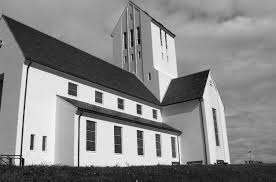
#> input picture Assignments/Assignment 3/image1.png, 276 x 182 px, found by its file name
$ jupyter execute '4442 Assignment 3 - hpate269.ipynb'
#> lines starting #> are read from the running program, lines starting #| are printed output that depends on the picture; after the words box and inside, x2 and y2 are one past the last pixel; in counts of white or black regions, pixels touching at a corner belong together
### 1. Edge Detection

(a) Implement convolution process of smoothing Image 1 with a 5 x 5 Gaussian Filter with $\sigma$ = 1 and 2 , plot the corresponding output images.

[cell 1]
import numpy as np
import matplotlib.pyplot as plt
from PIL import Image

def convolution(input_image, filter_kernel):
    image_height, image_width = input_image.shape
    kernel_size = filter_kernel.shape[0]
    pad_size = kernel_size // 2
    padded_image = np.pad(input_image, pad_width=pad_size, mode='constant', constant_values=0)
    convolved_image = np.zeros_like(input_image, dtype=np.float64)
    for row in range(image_height):
        for col in range(image_width):
            region = padded_image[row:row + kernel_size, col:col + kernel_size]
            convolved_image[row, col] = np.sum(region * filter_kernel)
    return convolved_image

def gaussian_kernel_2d(k_size, sigma_val):
    kernel_matrix = np.zeros((k_size, k_size), dtype=np.float64)
    midpoint = k_size // 2

    for row in range(k_size):
        for col in range(k_size):
            delta_x = row - midpoint
            delta_y = col - midpoint
            kernel_matrix[row, col] = np.exp(-(delta_x**2 + delta_y**2) / (2 * sigma_val ** 2))

    kernel_matrix /= kernel_matrix.sum()
    return kernel_matrix

image = Image.open("image1.png").convert("L")
#> image is the input picture: PIL image 276x182 L; min 0, max 255, mean 136.9
image_array = np.array(image, dtype=np.float64)

sigma_values = [1.0, 2.0]
smoothed_images = []

for sigma in sigma_values:
    kernel = gaussian_kernel_2d(5, sigma)
    smoothed_images.append(convolution(image_array, kernel))
#> this loop made 2 passes
#> pass 1, in convolution, `padded_image = np.pad(input_image, pad_width=pad_size, mode='constant'..`:
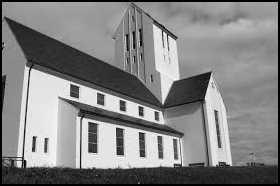
#> padded_image: shape (186, 280) float64; min 0, max 255, mean 132
#> after the loop, smoothed_images = 2 items

fig, axes = plt.subplots(1, 2, figsize=(12, 5))
for idx, (sigma, smoothed_image) in enumerate(zip(sigma_values, smoothed_images)):
    axes[idx].imshow(smoothed_image, cmap='gray')
    axes[idx].set_title(f"Gaussian Smoothed (σ={sigma})")
    axes[idx].axis('off')
#> this loop made 2 passes
#> sigma on passes 1 to 2: 1, 2

plt.tight_layout()
plt.show()
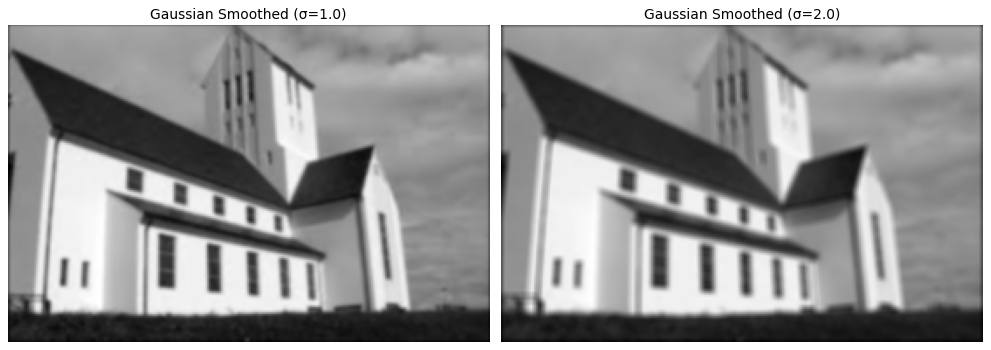
#> figure drawn by matplotlib, 2 panels

(b) Implement convolution process of convolving a 3 x 3 Sobel filters ($S_x$ and $S_y$) with the output images you obtained in step a. Plot the outputs of each step and the final edge map which combines edges in $x$ and $y$ directions

[cell 2]
fig, axes = plt.subplots(2, 3, figsize=(12, 8))

def sobel_kernels():
    Sx = np.array([[-1,0,1],
                   [-2,0,2],
                   [-1,0,1]], dtype=np.float64)

    Sy = np.array([[-1,-2,-1],
                   [0,0,0],
                   [1,2,1]], dtype=np.float64)

    return Sx, Sy

def edge_detection(image, Sx, Sy):
    grad_x = convolution(image, Sx)
    grad_y = convolution(image, Sy)
    edge_map = np.sqrt(grad_x**2 + grad_y**2)
    return grad_x, grad_y, edge_map

Sx, Sy = sobel_kernels()
edges = [edge_detection(smoothed, Sx, Sy) for smoothed in smoothed_images]
#> in edge_detection (call 2), `edge_map = np.sqrt(grad_x**2 + grad_y**2)`:
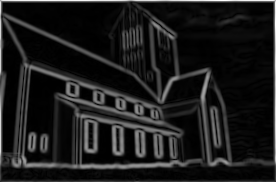
#> edge_map: shape (182, 276) float64; min 0, max 572.8, mean 63.7; drawn with min black and max white
#> edges = 2 items

for idx, (sigma, (grad_x, grad_y, edge_map)) in enumerate(zip(sigma_values, edges)):
    axes[idx, 0].imshow(grad_x, cmap='gray')
    axes[idx, 0].set_title(f"Sobel X (σ={sigma})")
    axes[idx, 0].axis("off")

    axes[idx, 1].imshow(grad_y, cmap='gray')
    axes[idx, 1].set_title(f"Sobel Y (σ={sigma})")
    axes[idx, 1].axis("off")

    axes[idx, 2].imshow(edge_map, cmap='gray')
    axes[idx, 2].set_title(f"Final Edge Map (σ={sigma})")
    axes[idx, 2].axis("off")

plt.tight_layout()
plt.show()

(c) Implement convolution process of convolving Image 1 with $\frac{\partial G}{\partial x}$ and $\frac{\partial G}{\partial y}$ filters (5 × 5 filters and for $\sigma = 1$ and $2$) and plot the outputs of each step and the final edge map which combines edges in $x$ and $y$ directions.

[cell 3]
def gaussian_kernel_derivative(size, sigma, axis='x'):
#> called with size = 5, sigma = 1, axis = 'x'
    kernel = np.zeros((size, size), dtype=np.float64)
    center = size // 2

    for i in range(size):
        for j in range(size):
            x = i - center
            y = j - center
            gauss_exp = np.exp(-(x**2 + y**2) / (2.0 * sigma**2))
            val = -x * gauss_exp if axis == 'x' else -y * gauss_exp
            kernel[i, j] = val

    factor = 1.0 / (2.0 * np.pi * sigma**4)
    kernel *= factor
    return kernel

dog_kernels = [(gaussian_kernel_derivative(5, sigma, 'x'),
                gaussian_kernel_derivative(5, sigma, 'y')) for sigma in sigma_values]
#> dog_kernels = 2 items

dog_results = [(convolution(image_array, dx), convolution(image_array, dy)) for dx, dy in dog_kernels]
#> after the loop in convolution (call 8), `for row in range(image_height):`:
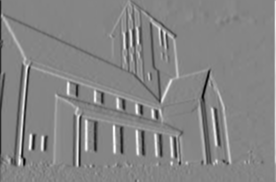
#> convolved_image: shape (182, 276) float64; min -72.41, max 66.38, mean 0; drawn with min black and max white
#> dog_results = 2 items

dog_magnitudes = [np.sqrt(Ix**2 + Iy**2) for Ix, Iy in dog_results]
#> dog_magnitudes = 2 items

# Display Derivative of Gaussian results
fig, axes = plt.subplots(2, 3, figsize=(12, 8))
for i, (sigma, (Ix, Iy), edge_mag) in enumerate(zip(sigma_values, dog_results, dog_magnitudes)):
    axes[i, 0].imshow(Ix, cmap='gray')
    axes[i, 0].set_title(f"dG/dx (σ={sigma})")
    axes[i, 0].axis("off")

    axes[i, 1].imshow(Iy, cmap='gray')
    axes[i, 1].set_title(f"dG/dy (σ={sigma})")
    axes[i, 1].axis("off")

    axes[i, 2].imshow(edge_mag, cmap='gray')
    axes[i, 2].set_title(f"Edge Magnitude (σ={sigma})")
    axes[i, 2].axis("off")
plt.tight_layout()
plt.show()
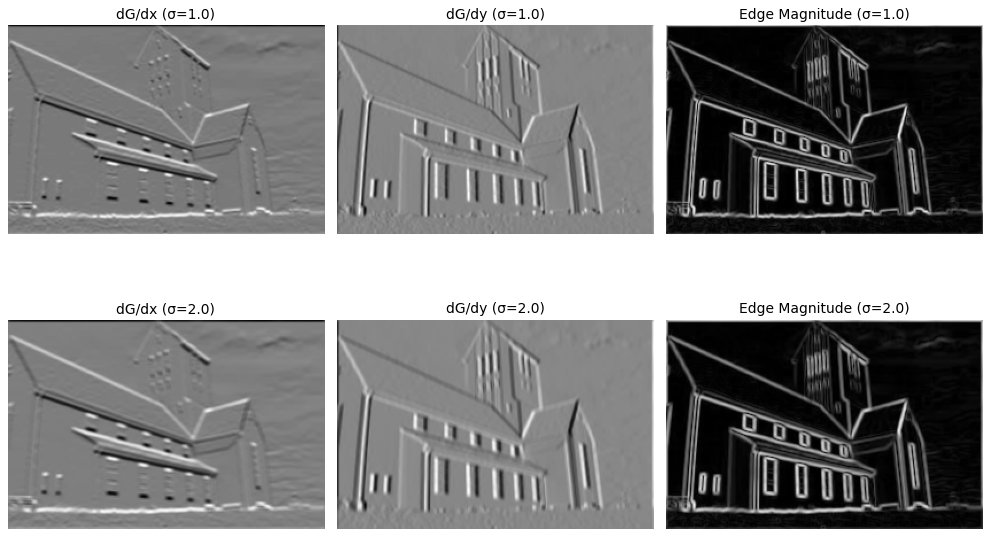
#> figure drawn by matplotlib, 6 panels

##### Observations of Final Output of b and c:
Edge Detection Sharpness: In part b, the edges appear sharper and more defined, particularly along architectural boundaries. In part c, the edges appear smoother and slightly more spread out, especially when $\sigma = 2$

Noise Sensitivity: The Sobel filter in part is more sensitive to high-frequency noise and small intensity changes, leading to noisier edges. The Gaussian derivative filter in part c reduces noise better, especially with a larger $\sigma$ due to the smoothing effect before differentiation.

Edge Continuity: Sobel filtering in b results in some broken edges where intensity changes are weaker. Gaussian derivative filtering in c produces more continuous and natural edges, as the Gaussian smoothing helps to integrate weaker edges into the response.

Effect of $\sigma$: Increasing $\sigma$ in part c makes edges smoother and broader, reducing noise but slightly blurring fine details. In contrast, Sobel filtering in part b does not involve smoothing, which keeps all fine details but retains noise.

Conclusion:
The Gaussian derivative method part c provides better edge continuity and is less sensitive to noise, especially with $\sigma = 2$.\
The Sobel method part b enhances fine details like the windows and roofing but is more sensitive to noise.\
If noise reduction is important, Gaussian derivative filtering is better. If preserving fine details is important, Sobel filtering is better.

#### 2. Corner Detection
Implement Harris Corner Detection algorithm step by step as explained in the class. Apply your script to detect corners in image 1. Plot the corner response map, and the non-maximum suppression output.

[cell 4]
def harris_corner_detection(image, k=0.04, threshold=0.01):
    # Sobel kernels
    Sx = np.array([[-1,0,1],
                   [-2,0,2],
                   [-1,0,1]], dtype=np.float64)
    Sy = np.array([[-1,-2,-1],
                   [0,0,0],
                   [1,2,1]], dtype=np.float64)

    # Compute gradients
    Ix = convolution(image, Sx)
    Iy = convolution(image, Sy)

    # Compute products of derivatives
    Ixx = Ix**2
    Iyy = Iy**2
    Ixy = Ix * Iy

    # Apply Gaussian smoothing
    gaussian_k = gaussian_kernel_2d(5, 1)
    Sxx = convolution(Ixx, gaussian_k)
    Syy = convolution(Iyy, gaussian_k)
#> after the loop in convolution (call 14), `for row in range(image_height):`:
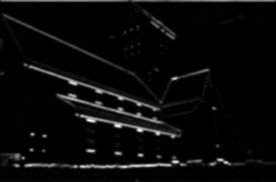
#> convolved_image: shape (182, 276) float64; min 0, max 320077, mean 12366.1; drawn with min black and max white
    Sxy = convolution(Ixy, gaussian_k)
#> after the loop in convolution (call 15), `for row in range(image_height):`:
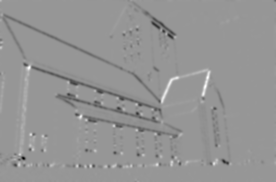
#> convolved_image: shape (182, 276) float64; min -140170.1, max 96804, mean -1796.6; drawn with min black and max white

    # Compute Harris response
    detM = (Sxx * Syy) - (Sxy**2)
    traceM = Sxx + Syy
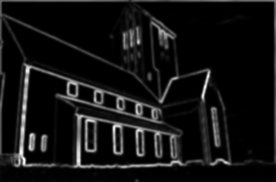
#> traceM: shape (182, 276) float64; min 0, max 387980.7, mean 29662.4; drawn with min black and max white
    R = detM - k * (traceM**2)
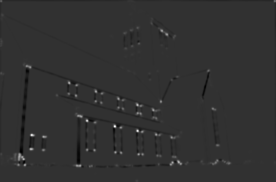
#> R: shape (182, 276) float64; min -5.45e+09, max 2.25e+10, mean -2603374.2; drawn with min black and max white

    # Thresholding
    corner_map = np.zeros_like(R)
    corner_map[R > threshold * R.max()] = 255

    return R, corner_map

# Compute Harris Corner Detection
response, corners = harris_corner_detection(image_array)
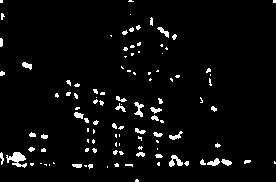
#> corners: shape (182, 276) float64; 4.1% white; 109 white regions (78 under 20 px), largest, box (x1, y1, x2, y2) and area: (6, 152, 27, 168) 174, (169, 155, 183, 167) 89, (134, 102, 144, 117) 74

# Plot results
plt.figure(figsize=(12, 4))
plt.subplot(1, 2, 1)
plt.title("Corner Response Map")
plt.imshow(response, cmap='jet')

plt.subplot(1, 2, 2)
plt.title("Thresholded Corner Detection")
plt.imshow(corners, cmap='gray')
plt.show()
